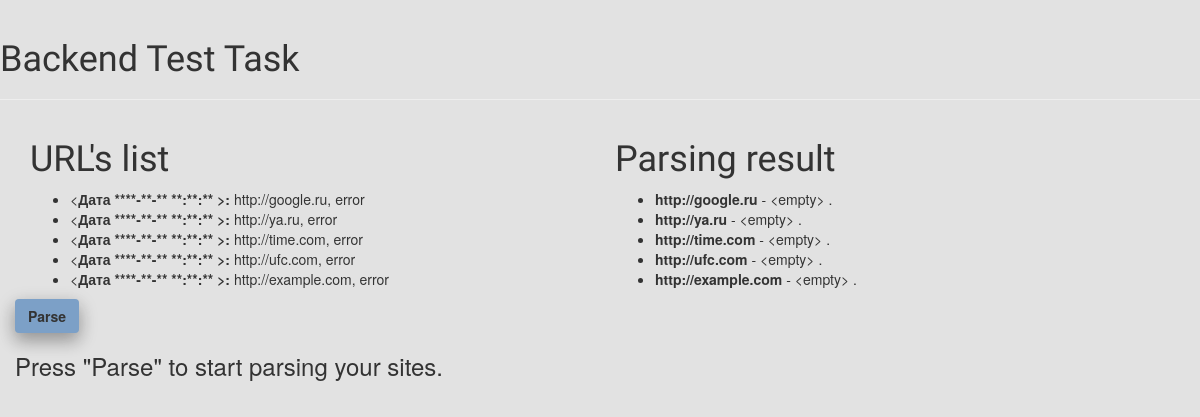
The page / on the database its author committed.
### url_parser/models.py (models this page shows)
class UrlAdminModel(models.Model):
    url = models.URLField(blank=False, verbose_name='URL')
    timeshift = models.PositiveIntegerField(default=0, verbose_name='Time shift (in secs)')
    success = models.BooleanField(default=False)
    title = models.CharField(max_length=128, blank=True, default="", null=True)
    h1 = models.CharField(max_length=128, blank=True, default="", null=True)
    charset = models.CharField(max_length=16, blank=True, default="", null=True)
    time = models.DateTimeField(null=True)
    class Meta:
        verbose_name = 'URL to parse'
        verbose_name_plural = 'URLs to parse'

### url_parser/views.py (the view)
# urls.py: url(r'^$', views.home, name='home'),
def home(request):
    urls = Model.objects.order_by('timeshift').values()
    context = {
        'urls': urls,
    }
    return render(request, "url_parser/home.html", context)

### templates/url_parser/home.html (shortened to what this page needs)
<!DOCTYPE html>
{% load staticfiles %}
<html lang="en">
<head>
    <link rel="stylesheet" href="//maxcdn.bootstrapcdn.com/bootstrap/3.2.0/css/bootstrap.min.css">
    <link rel="stylesheet" href="//maxcdn.bootstrapcdn.com/bootstrap/3.2.0/css/bootstrap-theme.min.css">
    <link rel="stylesheet" href="{% static 'css/home.css' %}">
</head>
<body>
    <div class="page-header">
        <h1>Backend Test Task</h1>
    </div>
    <div class="container">
        <div class="row">
            <div class="col-md-6" id="left">
                <h1>URL's list</h1>
                <ul id="left_ul">
                    {% for url in urls %}
                        <li id="left_{{ url.id }}">
                            &lt;<b>Дата {% if url.time != None %} {{url.time|date:'Y-m-d H:i:s'}} {% else %} ****-**-** **:**:** {% endif %}&gt;:</b>
                            {{ url.url }},
                            {% if url.success %} success {% else %} error {% endif %}
                        </li>
                    {% endfor %}
                </ul>
            </div>
            <div class="col-md-6" id="right">
                <h1>Parsing result</h1>
                <ul id="right_ul">
                    {% for url in urls %}
                        <li id="right_{{ url.id }}"><b>{{ url.url }}</b> -
                            {% if url.title != "" or url.h1 != "" or url.charset != "" %} {{ url.title }}, {{ url.h1 }}, {{url.charset}}
                            {% else %}&lt;empty&gt;
                            {% endif %}.</li>
                    {% endfor %}
                </ul>
            </div>
        </div>
        <div class="row" id="button">
            <button class="btn parse">Parse</button>
            <h3>Press "Parse" to start parsing your sites.</h3>
        </div>
    </div>
</body>
</html>

### url_parser/static/css/home.css (style rules this page uses)
body { background: #e2e2e2; }
h1 { font-family: 'Passion One'; }
.parse { box-shadow: 0 8px 16px 0 rgba(0,0,0,0.2), 0 6px 20px 0 rgba(0,0,0,0.19); background-color: #7CA0C7; font-weight: bold; }

### rows shown on the page
UrlAdminModel: url "http://google.ru", success "error", title "<empty>"
UrlAdminModel: url "http://ya.ru", success "error", title "<empty>"
UrlAdminModel: url "http://time.com", success "error", title "<empty>"
UrlAdminModel: url "http://ufc.com", success "error", title "<empty>"
UrlAdminModel: url "http://example.com", success "error", title "<empty>"
